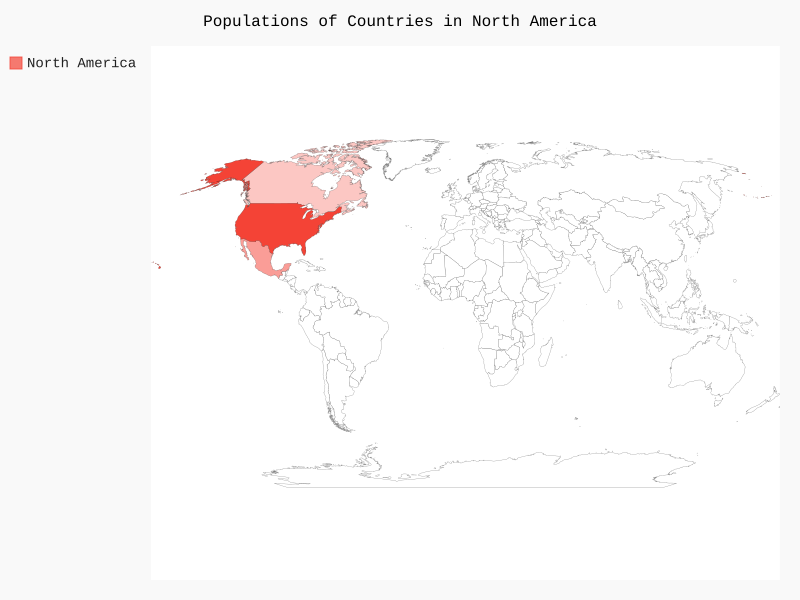

Source code (Python):
#na_populations.py

import pygal.maps.world

wm = pygal.maps.world.World()
wm.title = "Populations of Countries in North America"
wm.add("North America",{"ca":24126000,"us":309349000,"mx":113423000})

wm.render_to_file("na_populations.svg")
